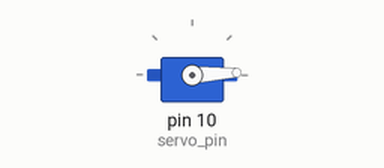
The sketch below on a simulated Arduino Uno, built with avr-gcc and run on an emulated ATmega328P. Parts: servo.

Above: at 0.05 s.
At 0.9 s:
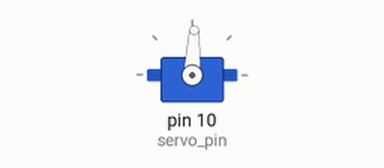
At 1.75 s:
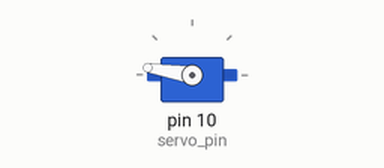
At 3.5 s:
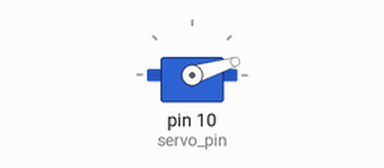
Timing chart, 0 to 8.4 s (numbered marks = the images above):
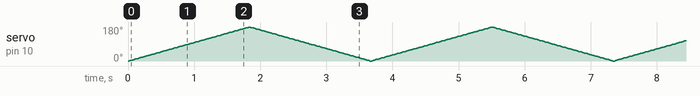

The sketch:

Servo_sweep.ino
```cpp
#include <Servo.h>

#define servo_pin 10 //define pin connection for the servo

Servo scanner; //create a named servo called scanner
float pos=0; //create a variable that can be adjusted to be the angle of the servo 0-180 only.

void setup() {
  // put your setup code here, to run once:
scanner.attach(servo_pin); //attach the servo to the arduino
}

void loop() {
  // put your main code here, to run repeatedly:
for (pos=0; pos<=180; pos=pos+0.5){ //initialise at pos 0, then while pos<180, increment in 0.5deg, every 5ms
  scanner.write(pos);
  delay(5);
}
for (pos=180; pos>=0; pos=pos-0.5){ //once at 180, increment doen by 0.5deg to 0 every 5ms
  scanner.write(pos);
  delay(5);
}
}
```
